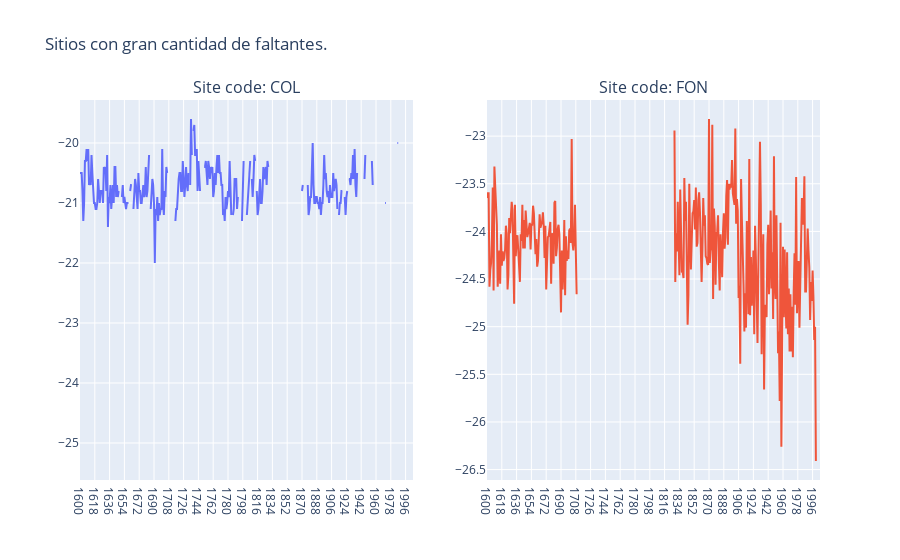
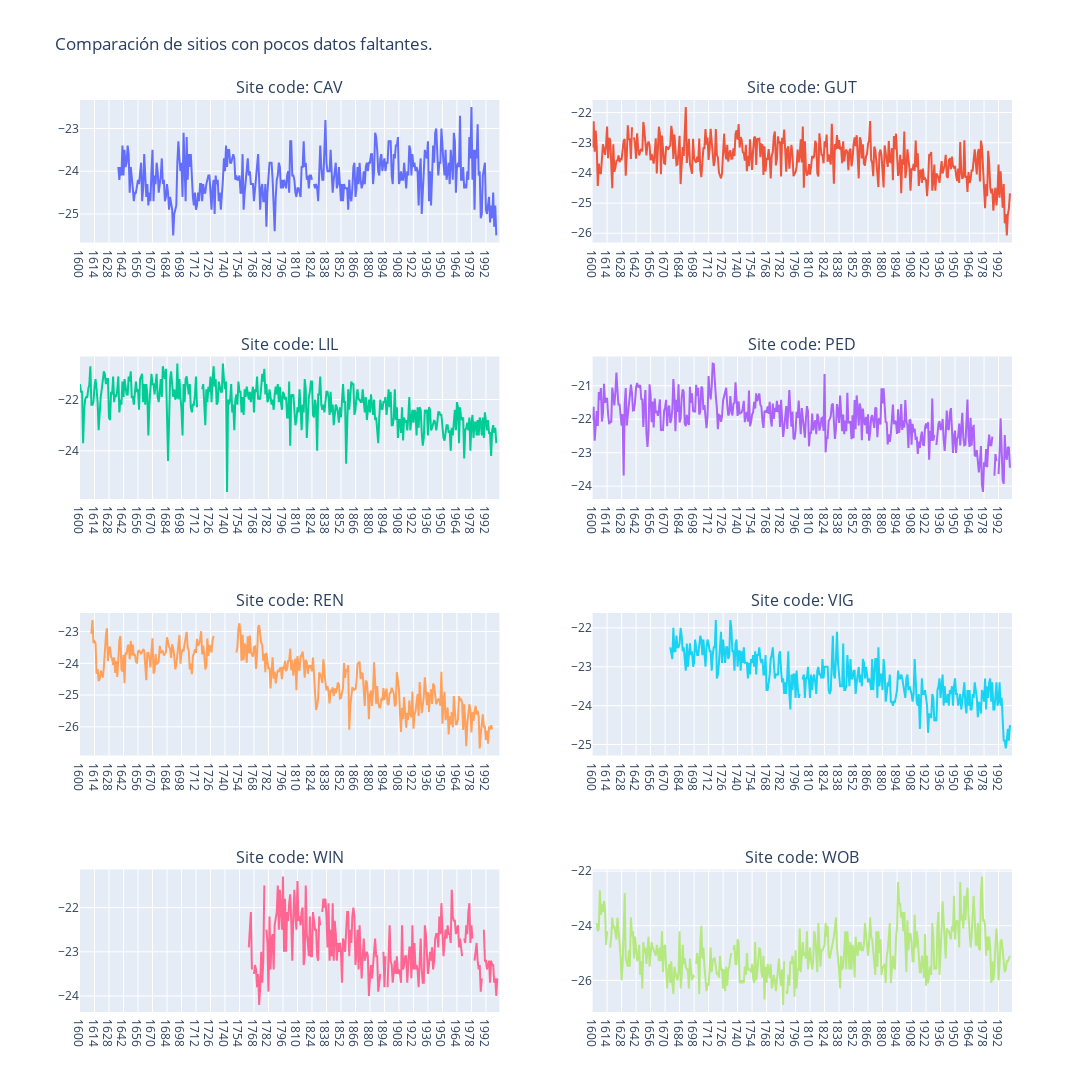

These figures' notebook cell, in order:
### Markdown cell above
### Visual review of sites with missing data

### Code cell
# Segregate sites according to missing data
df_significant_missing_data = df_data_value_counts[
                                    df_data_value_counts.percentage_missing > 6
                                    ].reset_index(drop=True)
df_low_missing_data = df_data_value_counts[
                                    (df_data_value_counts.percentage_missing <= 6)
                                    & (df_data_value_counts.percentage_missing > 0)
                                    ].reset_index(drop=True)
df_more_data = df_data_value_counts[
                    df_data_value_counts.percentage_missing < 0].reset_index(drop=True)
print('Places with significant missing data')
display(df_significant_missing_data)
print('Places with more missing data')
display(df_more_data)

# Define list with respective cases
l_hard_review = df_significant_missing_data['site_code'].tolist()
l_more_data = df_more_data['site_code'].tolist()
l_low_review = df_low_missing_data['site_code'].tolist()
l_review = l_hard_review + l_low_review + l_more_data
l_no_problem = list(df_data.site_code.unique())
l_no_problem = [i for i in l_no_problem if i not in l_review]
# Figure for 1 row and 2 columns for hard review
fig = make_subplots(rows=1, cols=2, subplot_titles=[f"Site code: {i}" for i in l_hard_review])

# Add figures
for idx, i in enumerate(l_hard_review):
    aux = df_data[df_data['site_code'] == i].reset_index(drop=True)
    fig.add_trace(
        go.Scatter(x=aux['Year'], y=aux['Value'], mode='lines', name=f"Site {i}"),
        row=1, col=idx+1
    )

# Fix layout
fig.update_layout(title_text="Sitios con gran cantidad de faltantes.", showlegend=False)
fig.show()

# Figure for 4 row and 2 columns for low review
fig = make_subplots(
    rows=4, cols=2,
    subplot_titles=[f"Site code: {i}" for i in l_low_review]
)

# Add figures
for idx, i in enumerate(l_low_review):
    aux = df_data[df_data['site_code'] == i].reset_index(drop=True)
    
    # Calcular fila y columna
    row = idx // 2 + 1
    col = idx % 2 + 1
    
    fig.add_trace(
        go.Scatter(x=aux['Year'], y=aux['Value'], mode='lines', name=f"Site {i}"),
        row=row, col=col
    )

# Ajustar layout
fig.update_layout(
    title_text="Comparación de sitios con pocos datos faltantes.",
    showlegend=False,
    height=1600, width=1600
)
fig.show()

### Figure 1 — Plotly figure (JSON) as saved in the notebook; plotly's stock layout.template omitted (floating-point values rounded to 4 significant figures; data arrays with more than 128 entries replaced by an {"elided": "..."} marker saying what was removed)
{"data": [{"mode": "lines", "name": "Site COL", "type": "scatter", "x": {"elided": "406 str values"}, "xaxis": "x", "y": {"elided": "406 float values"}, "yaxis": "y"}, {"mode": "lines", "name": "Site FON", "type": "scatter", "x": {"elided": "406 str values"}, "xaxis": "x2", "y": {"elided": "406 float values"}, "yaxis": "y2"}], "layout": {"annotations": [{"font": {"size": 16}, "showarrow": false, "text": "Site code: COL", "x": 0.225, "xanchor": "center", "xref": "paper", "y": 1, "yanchor": "bottom", "yref": "paper"}, {"font": {"size": 16}, "showarrow": false, "text": "Site code: FON", "x": 0.775, "xanchor": "center", "xref": "paper", "y": 1, "yanchor": "bottom", "yref": "paper"}], "showlegend": false, "title": {"text": "Sitios con gran cantidad de faltantes."}, "xaxis": {"anchor": "y", "domain": [0, 0.45]}, "xaxis2": {"anchor": "y2", "domain": [0.55, 1]}, "yaxis": {"anchor": "x", "domain": [0, 1]}, "yaxis2": {"anchor": "x2", "domain": [0, 1]}}}

### Figure 2 — Plotly figure (JSON) as saved in the notebook; plotly's stock layout.template omitted (floating-point values rounded to 4 significant figures; data arrays with more than 128 entries replaced by an {"elided": "..."} marker saying what was removed)
{"data": [{"mode": "lines", "name": "Site CAV", "type": "scatter", "x": {"elided": "406 str values"}, "xaxis": "x", "y": {"elided": "406 float values"}, "yaxis": "y"}, {"mode": "lines", "name": "Site GUT", "type": "scatter", "x": {"elided": "406 str values"}, "xaxis": "x2", "y": {"elided": "406 float values"}, "yaxis": "y2"}, {"mode": "lines", "name": "Site LIL", "type": "scatter", "x": {"elided": "406 str values"}, "xaxis": "x3", "y": {"elided": "406 float values"}, "yaxis": "y3"}, {"mode": "lines", "name": "Site PED", "type": "scatter", "x": {"elided": "406 str values"}, "xaxis": "x4", "y": {"elided": "406 float values"}, "yaxis": "y4"}, {"mode": "lines", "name": "Site REN", "type": "scatter", "x": {"elided": "406 str values"}, "xaxis": "x5", "y": {"elided": "406 float values"}, "yaxis": "y5"}, {"mode": "lines", "name": "Site VIG", "type": "scatter", "x": {"elided": "406 str values"}, "xaxis": "x6", "y": {"elided": "406 float values"}, "yaxis": "y6"}, {"mode": "lines", "name": "Site WIN", "type": "scatter", "x": {"elided": "406 str values"}, "xaxis": "x7", "y": {"elided": "406 float values"}, "yaxis": "y7"}, {"mode": "lines", "name": "Site WOB", "type": "scatter", "x": {"elided": "406 str values"}, "xaxis": "x8", "y": {"elided": "406 float values"}, "yaxis": "y8"}], "layout": {"annotations": [{"font": {"size": 16}, "showarrow": false, "text": "Site code: CAV", "x": 0.225, "xanchor": "center", "xref": "paper", "y": 1, "yanchor": "bottom", "yref": "paper"}, {"font": {"size": 16}, "showarrow": false, "text": "Site code: GUT", "x": 0.775, "xanchor": "center", "xref": "paper", "y": 1, "yanchor": "bottom", "yref": "paper"}, {"font": {"size": 16}, "showarrow": false, "text": "Site code: LIL", "x": 0.225, "xanchor": "center", "xref": "paper", "y": 0.7188, "yanchor": "bottom", "yref": "paper"}, {"font": {"size": 16}, "showarrow": false, "text": "Site code: PED", "x": 0.775, "xanchor": "center", "xref": "paper", "y": 0.7188, "yanchor": "bottom", "yref": "paper"}, {"font": {"size": 16}, "showarrow": false, "text": "Site code: REN", "x": 0.225, "xanchor": "center", "xref": "paper", "y": 0.4375, "yanchor": "bottom", "yref": "paper"}, {"font": {"size": 16}, "showarrow": false, "text": "Site code: VIG", "x": 0.775, "xanchor": "center", "xref": "paper", "y": 0.4375, "yanchor": "bottom", "yref": "paper"}, {"font": {"size": 16}, "showarrow": false, "text": "Site code: WIN", "x": 0.225, "xanchor": "center", "xref": "paper", "y": 0.1562, "yanchor": "bottom", "yref": "paper"}, {"font": {"size": 16}, "showarrow": false, "text": "Site code: WOB", "x": 0.775, "xanchor": "center", "xref": "paper", "y": 0.1562, "yanchor": "bottom", "yref": "paper"}], "height": 1600, "showlegend": false, "title": {"text": "Comparación de sitios con pocos datos faltantes."}, "width": 1600, "xaxis": {"anchor": "y", "domain": [0, 0.45]}, "xaxis2": {"anchor": "y2", "domain": [0.55, 1]}, "xaxis3": {"anchor": "y3", "domain": [0, 0.45]}, "xaxis4": {"anchor": "y4", "domain": [0.55, 1]}, "xaxis5": {"anchor": "y5", "domain": [0, 0.45]}, "xaxis6": {"anchor": "y6", "domain": [0.55, 1]}, "xaxis7": {"anchor": "y7", "domain": [0, 0.45]}, "xaxis8": {"anchor": "y8", "domain": [0.55, 1]}, "yaxis": {"anchor": "x", "domain": [0.8438, 1]}, "yaxis2": {"anchor": "x2", "domain": [0.8438, 1]}, "yaxis3": {"anchor": "x3", "domain": [0.5625, 0.7188]}, "yaxis4": {"anchor": "x4", "domain": [0.5625, 0.7188]}, "yaxis5": {"anchor": "x5", "domain": [0.2812, 0.4375]}, "yaxis6": {"anchor": "x6", "domain": [0.2812, 0.4375]}, "yaxis7": {"anchor": "x7", "domain": [0, 0.1562]}, "yaxis8": {"anchor": "x8", "domain": [0, 0.1562]}}}
